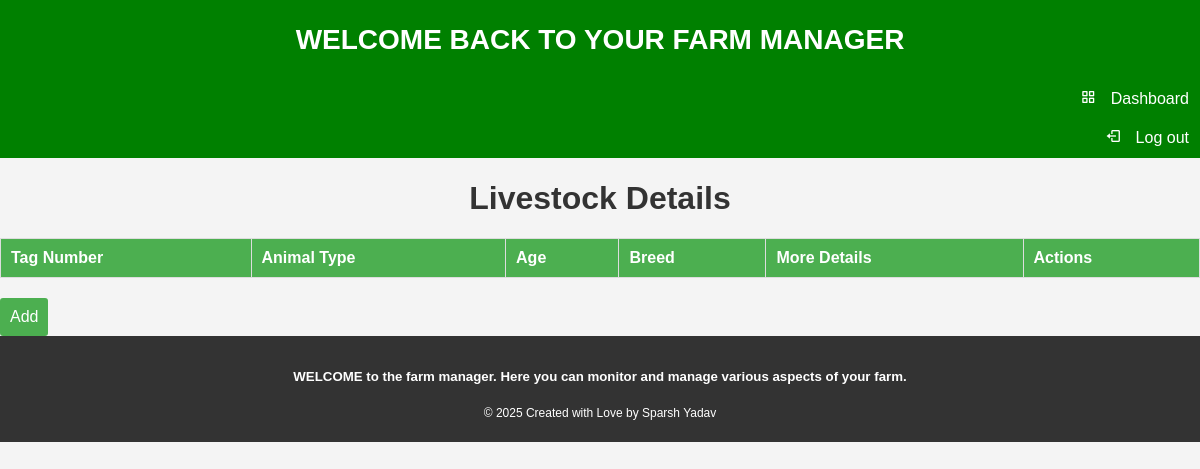
Before: /show_livestock/ (signed in) with the older database file.
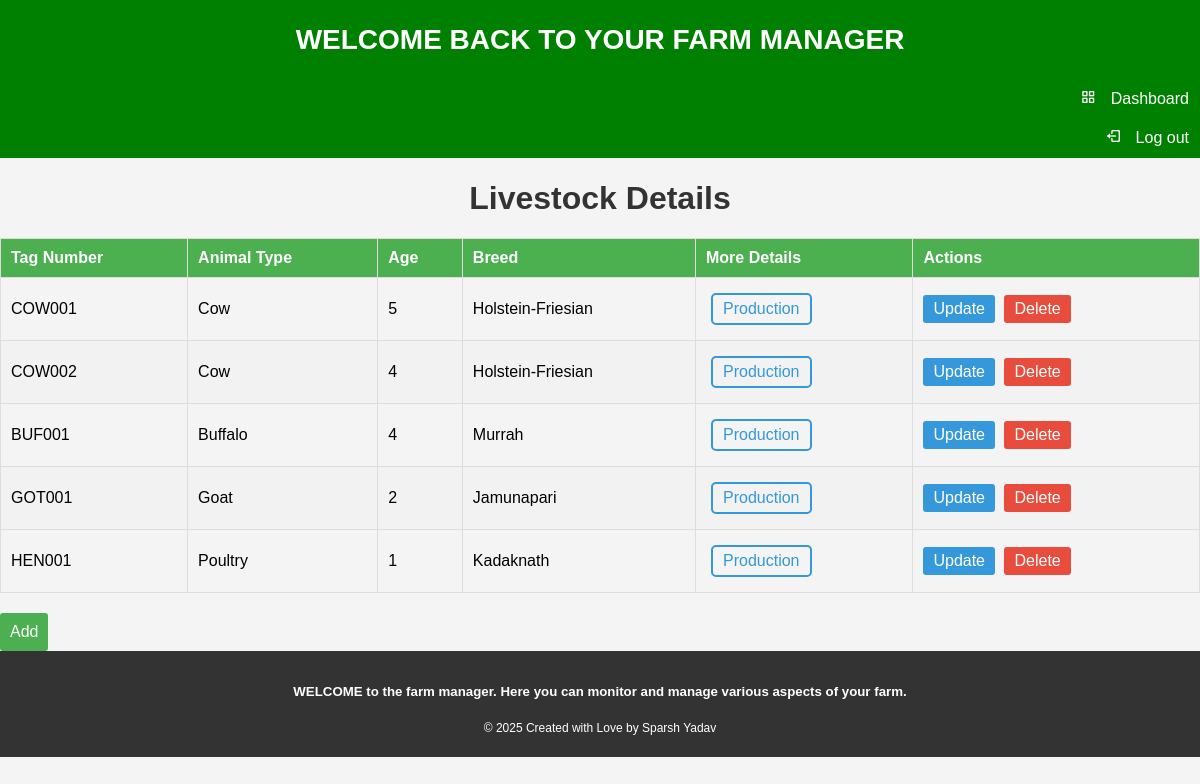
After: the same page with the newer database file.
### homepage/models.py (models this page shows)
class Livestock(models.Model):
    user=models.ForeignKey(User, on_delete=models.CASCADE, default=1)
    Tag_number = models.CharField(max_length=20, primary_key=True)
    Animal_type= models.CharField(max_length=20)
    Age= models.IntegerField()
    Breed= models.CharField(max_length=20)
    class Meta:
        db_table = "Livestock"

### homepage/views.py (the view)
# urls.py: path("show_livestock/", Show_livestock, name="show-livestock"),
def Show_livestock(request):
    livestock = Livestock.objects.filter(user=request.user)
    return render(request,"homepage/showlivestock.html", {'livestock':livestock})

### homepage/templates/homepage/showlivestock.html (shortened to what this page needs)
{%extends 'homepage/base.html' %}
{% block content %}
<head>
</head>
<body>
    <h1>Livestock Details</h1>
    <table>
        <thead>
            <tr>
                <th>Tag Number</th>
                <th>Animal Type</th>
                <th>Age</th>
                <th>Breed</th>
                <th>More Details</th>
                <th>Actions</th>
            </tr>
        </thead>
        <tbody>
            {% for livestock in livestock %}
            <tr>
                <td>{{ livestock.Tag_number }}</td>
                <td>{{ livestock.Animal_type }}</td>
                <td>{{ livestock.Age }}</td>
                <td>{{ livestock.Breed }}</td>
                <td>  <a href="{% url 'homepage:show-livestockproduction' Tag_number=livestock.Tag_number %}" class="expenses-link">Production</a></td>
                <td><a href="{% url 'homepage:update-livestock' Tag_number=livestock.Tag_number %}" class="update-link">Update</a>
                  <a href="{% url 'homepage:delete-livestock' Tag_number=livestock.Tag_number %}"class="delete-link">Delete</a> </td>
            </tr>
            {% endfor %}
        </tbody>
    </table>
    <a href="{% url 'homepage:add-livestock' %}" class="add-button">Add</a>
</body>
{%endblock%}

Changed rows visible on the page:
added Livestock: Tag_number "COW001", Animal_type "Cow", Age "5", Breed "Holstein-Friesian"
added Livestock: Tag_number "COW002", Animal_type "Cow", Age "4", Breed "Holstein-Friesian"
added Livestock: Tag_number "BUF001", Animal_type "Buffalo", Age "4", Breed "Murrah"
added Livestock: Tag_number "GOT001", Animal_type "Goat", Age "2", Breed "Jamunapari"
added Livestock: Tag_number "HEN001", Animal_type "Poultry", Age "1", Breed "Kadaknath"
